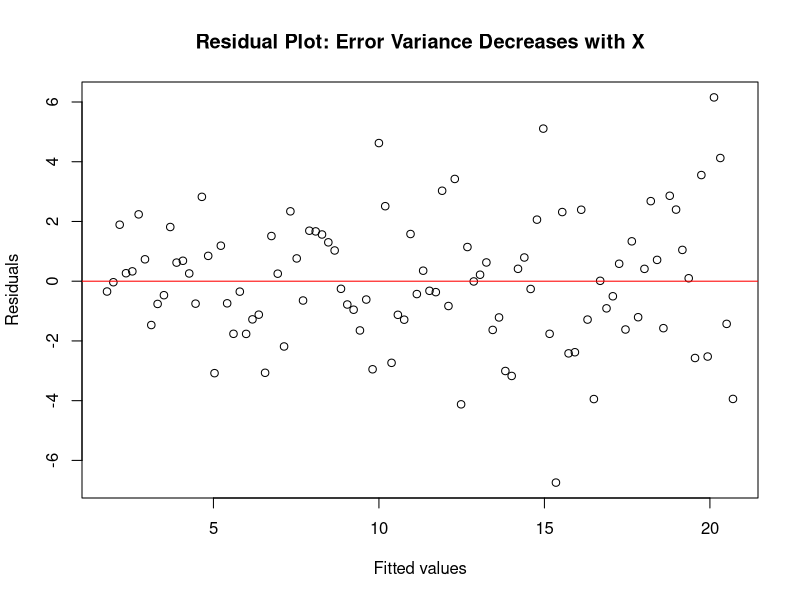
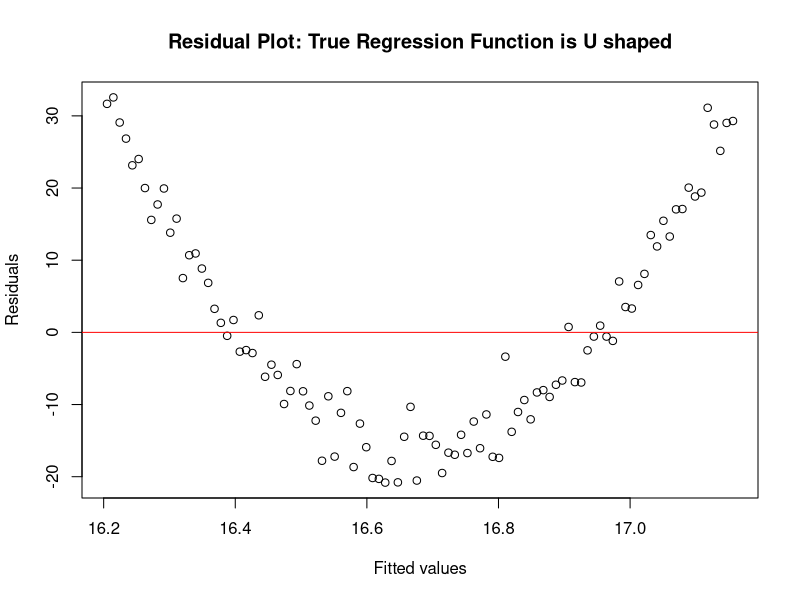
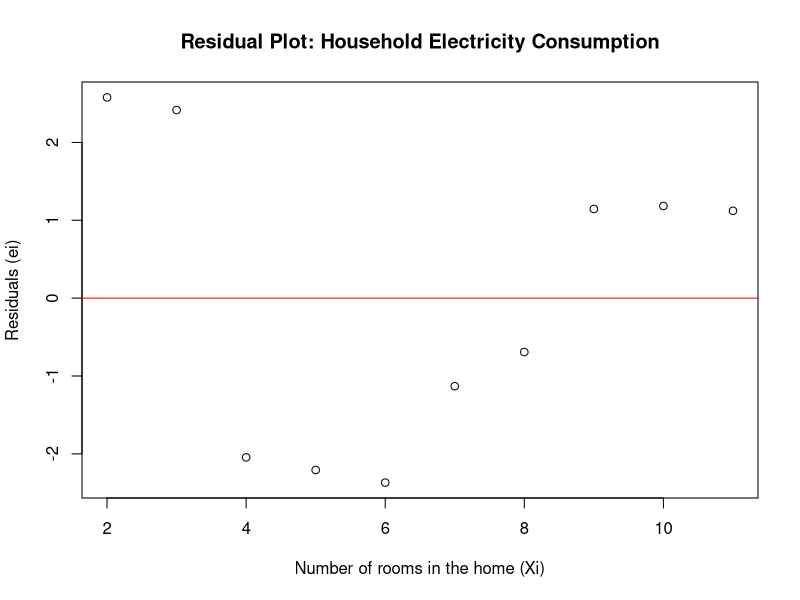

The R source for these figures, in order:
## ---- chunk 1
knitr::opts_chunk$set(echo = FALSE)
## ---- chunk 2
# Case 1: Error variance decreases with X
# Generate synthetic data ?? wrong
set.seed(123)
X1 <- seq(1, 10, length.out = 100)
Y1 <- 2*X1 + rnorm(100, mean = 0, sd = X1^0.5) # Error variance decreases with X

# Fit linear regression model
model1 <- lm(Y1 ~ X1)

# Residuals for Case 1
residuals1 <- resid(model1)

# Plot residual vs. fitted values
plot(fitted(model1), residuals1, xlab = "Fitted values", ylab = "Residuals",
     main = "Residual Plot: Error Variance Decreases with X")

# Add a horizontal line at y = 0 for reference
abline(h = 0, col = "red")

# Case 2: True regression function is U shaped
# but a linear regression function is fitted
# Generate synthetic data
X2 <- seq(-5, 5, length.out = 100)
# True regression function is U shaped
Y2 <- 2*X2^2 + rnorm(100, mean = 0, sd = 3)

# Fit linear regression model
model2 <- lm(Y2 ~ X2)

# Residuals for Case 2
residuals2 <- resid(model2)

# Plot residual vs. fitted values
plot(fitted(model2), residuals2, xlab = "Fitted values", ylab = "Residuals",
     main = "Residual Plot: True Regression Function is U shaped")

# Add a horizontal line at y = 0 for reference
abline(h = 0, col = "red")
## ---- chunk 3
# Provided data
x_i <- c(2, 3, 4, 5, 6, 7, 8, 9, 10, 11)
e_i <- c(3.2, 2.9, -1.7, -2.0, -2.3, -1.2, -0.9, 0.8, 0.7, 0.5)

# Fit linear regression model
model <- lm(e_i ~ x_i)

# Get residuals
residuals <- resid(model)

# Plot residuals against Xi
plot(x_i, residuals, xlab = "Number of rooms in the home (Xi)",
     ylab = "Residuals (ei)",
     main = "Residual Plot: Household Electricity Consumption")

# Add a horizontal line at y = 0 for reference
abline(h = 0, col = "red")
## ---- chunk 4
# Get all the labels
all_labels <- knitr::all_labels()

# Print out code along with labels
for (label in all_labels) {
  if (label == "setup" || label == "appendix") {
    next
  }

  code <- knitr::knit_code$get(label)

  cat("##", label, "\n")
  cat("```r \n")
  cat(code, sep = "\n")
  cat("```\n")
}
